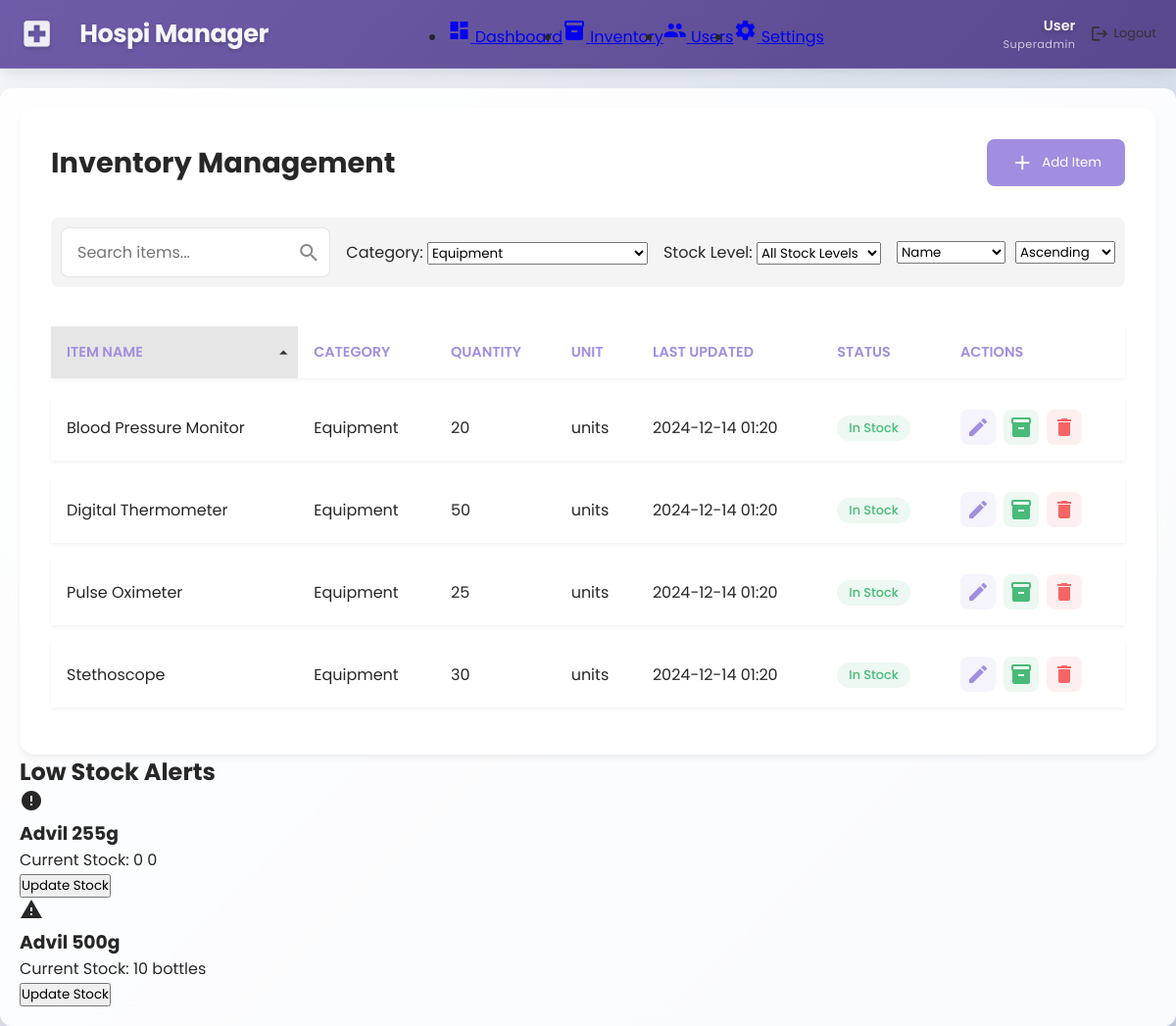
The page /view/admin/inventory.php?category=3 (signed in) on the database its author committed.
### tables this page shows
CREATE TABLE `items` (
  `item_id` int(11) NOT NULL,
  `category_id` int(11) NOT NULL,
  `name` varchar(100) NOT NULL,
  `description` text DEFAULT NULL,
  `quantity` int(11) NOT NULL DEFAULT 0,
  `unit` varchar(20) NOT NULL DEFAULT 'unit',
  `created_at` timestamp NOT NULL DEFAULT current_timestamp(),
  `last_updated` timestamp NOT NULL DEFAULT current_timestamp() ON UPDATE current_timestamp(),
  `minimum_quantity` int(11) NOT NULL DEFAULT 10
);

CREATE TABLE `categories` (
  `category_id` int(11) NOT NULL,
  `name` varchar(100) NOT NULL,
  `description` text DEFAULT NULL,
  `created_at` timestamp NOT NULL DEFAULT current_timestamp()
);

### functions/inventory_functions.php (called while the page is built, shortened)
<?php
function getLowStockItems($conn, $lowStockThreshold = 10) {
    $query = "SELECT i.*, c.name as category_name
              FROM items i
              LEFT JOIN categories c ON i.category_id = c.category_id
              WHERE i.quantity <= ?
              ORDER BY i.quantity ASC";
    $stmt = $conn->prepare($query);
    $stmt->bind_param("i", $lowStockThreshold);
    $stmt->execute();
    $result = $stmt->get_result();
    return $result->fetch_all(MYSQLI_ASSOC);
}

### view/admin/inventory.php (the view, shortened to what this page needs)
<?php
require_once BASE_PATH . '/functions/auth_functions.php';
require_once BASE_PATH . '/functions/inventory_functions.php';
require_once BASE_PATH . '/functions/dashboard_functions.php';
$userRole = $_SESSION['role'];
$fullName = $_SESSION['full_name'] ?? 'User';
$searchQuery = $_GET['search'] ?? '';
$categoryFilter = $_GET['category'] ?? '';
$sortColumn = $_GET['sort'] ?? 'name';
$sortOrder = $_GET['order'] ?? 'asc';
$validColumns = ['name', 'category_name', 'quantity', 'unit', 'last_updated', 'status'];
$sortColumn = in_array($sortColumn, $validColumns) ? $sortColumn : 'name';
$sortOrder = in_array(strtolower($sortOrder), ['asc', 'desc']) ? strtolower($sortOrder) : 'asc';
$query = "SELECT i.*, c.name as category_name,
          CASE
              WHEN i.quantity = 0 THEN 'Out of Stock'
              WHEN i.quantity <= 10 THEN 'Low Stock'
              ELSE 'In Stock'
          END as status
          FROM items i
          LEFT JOIN categories c ON i.category_id = c.category_id
          WHERE 1=1";
$params = [];
$types = '';
if (!empty($categoryFilter)) {
    $categoryCheckStmt = $conn->prepare("SELECT COUNT(*) as count FROM categories WHERE category_id = ?");
    $categoryCheckStmt->bind_param('i', $categoryFilter);
    $categoryCheckStmt->execute();
    $categoryCheckResult = $categoryCheckStmt->get_result()->fetch_assoc();
    if ($categoryCheckResult['count'] > 0) {
        $query .= " AND i.category_id = ?";
        $params[] = &$categoryFilter;
        $types .= 'i';
    } else {
        debugLog("Invalid category filter: " . $categoryFilter);
    }
}
if ($sortColumn === 'category_name') {
    $query .= " ORDER BY c.name {$sortOrder}";
} elseif ($sortColumn === 'last_updated') {
    $query .= " ORDER BY i.last_updated {$sortOrder}";
} elseif ($sortColumn === 'status') {
    $query .= " ORDER BY status {$sortOrder}";
} else {
    $query .= " ORDER BY i.{$sortColumn} {$sortOrder}";
}
$stmt = $conn->prepare($query);
if (!empty($params)) {
    array_unshift($params, $types);
    call_user_func_array([$stmt, 'bind_param'], $params);
}
$stmt->execute();
$result = $stmt->get_result();
$items = $result->fetch_all(MYSQLI_ASSOC);
$items = $items ?: [];
$lowStockItems = getLowStockItems($conn);
$lowStockItems = $lowStockItems ?: [];
?>
<!DOCTYPE html>
<html lang="en">
<head>
    <link rel="stylesheet" href="../../assets/css/dashboard.css">
    <link rel="stylesheet" href="../../assets/css/inventory.css">
</head>
<body>
    <div class="dashboard-container">
        <nav class="top-nav">
            <div class="nav-brand">
                <span class="material-icons">local_hospital</span>
                <span class="brand-name">Hospi Manager</span>
            </div>
            <ul class="nav-menu">
                <li>
                    <a href="dashboard.php">
                        <span class="material-icons">dashboard</span>
                        <span>Dashboard</span>
                    </a>
                </li>
                <li class="active">
                    <a href="inventory.php">
                        <span class="material-icons">inventory</span>
                        <span>Inventory</span>
                    </a>
                </li>
                <?php if ($userRole === 'superadmin'): ?>
                <li>
                    <a href="users.php">
                        <span class="material-icons">people</span>
                        <span>Users</span>
                    </a>
                </li>
                <?php endif; ?>
                <li>
                    <a href="settings.php">
                        <span class="material-icons">settings</span>
                        <span>Settings</span>
                    </a>
                </li>
            </ul>
            <div class="nav-profile">
                <div class="user-info">
                    <span class="user-name"><?= htmlspecialchars($fullName) ?></span>
                    <span class="user-role"><?= ucfirst(htmlspecialchars($userRole)) ?></span>
                </div>
                <a href="../../actions/logout.php" class="logout-btn" onclick="return confirm('Are you sure you want to logout?')">
                    <span class="material-icons">logout</span>
                    <span>Logout</span>
                </a>
            </div>
        </nav>
        <main class="main-content">
            <div class="inventory-container">
                <div class="content-header">
                    <h1>Inventory Management</h1>
                    <button class="add-btn" onclick="openModal('addItemModal')">
                        <span class="material-icons">add</span>
                        Add Item
                    </button>
                </div>
                <div class="filters-section">
                    <div class="search-filter">
                        <input type="text" id="searchInput" placeholder="Search items..." value="<?= htmlspecialchars($searchQuery) ?>">
                    </div>
                    <div class="filter-group">
                        <label for="categoryFilter">Category:</label>
                        <select id="categoryFilter" onchange="updateFilter('category', this.value)">
                            <?php
                            $categoryQuery = "SELECT category_id, name FROM categories ORDER BY name";
                            $categoryResult = $conn->query($categoryQuery);
                            while ($category = $categoryResult->fetch_assoc()) {
                                $selected = ($categoryFilter == $category['category_id']) ? 'selected' : '';
                                echo "<option value='{$category['category_id']}' $selected>" .
                                     htmlspecialchars($category['name']) . "</option>";
                            }
                            ?>
                        </select>
                    </div>
                    <div class="filter-group">
                        <label for="stockFilter">Stock Level:</label>
                        <select id="stockFilter" onchange="updateFilter('stock', this.value)">
                            <option value="">All Stock Levels</option>
                        </select>
                    </div>
                    <div class="sort-filter">
                        <select id="sortColumn" onchange="updateFilter('sort', this.value)">
                            <option value="name" <?= $sortColumn == 'name' ? 'selected' : '' ?>>Name</option>
                        </select>
                        <select id="sortOrder" onchange="updateFilter('order', this.value)">
                            <option value="asc" <?= $sortOrder == 'asc' ? 'selected' : '' ?>>Ascending</option>
                        </select>
                    </div>
                </div>
                <table class="inventory-table">
                    <thead>
                        <tr>
                            <th class="sortable" data-column="name">
                                Item Name
                                <?php if ($sortColumn === 'name'): ?>
                                    <span class="material-icons sort-icon">
                                    </span>
                                <?php endif; ?>
                            </th>
                            <th class="sortable" data-column="category_name">
                                Category
                            </th>
                            <th class="sortable" data-column="quantity">
                                Quantity
                            </th>
                            <th class="sortable" data-column="unit">
                                Unit
                            </th>
                            <th class="sortable" data-column="last_updated">
                                Last Updated
                            </th>
                            <th class="sortable" data-column="status">
                                Status
                            </th>
                            <th>Actions</th>
                        </tr>
                    </thead>
                    <tbody>
                        <?php foreach ($items as $item): ?>
                        <tr data-item-id="<?= $item['item_id'] ?>" data-category="<?= $item['category_id'] ?>"
                            data-stock="<?= $item['quantity'] <= 10 ? 'low' : ($item['quantity'] == 0 ? 'out' : 'available') ?>">
                            <td><?= htmlspecialchars($item['name']) ?></td>
                            <td><?= htmlspecialchars($item['category_name']) ?></td>
                            <td><?= $item['quantity'] ?></td>
                            <td><?= htmlspecialchars($item['unit']) ?></td>
                            <td><?= date('Y-m-d H:i', strtotime($item['last_updated'])) ?></td>
                            <td>
                                <span class="status-badge <?= $item['quantity'] <= 10 ? 'warning' : ($item['quantity'] == 0 ? 'danger' : 'success') ?>">
                                    <?= $item['status'] ?>
                                </span>
                            </td>
                            <td class="action-buttons">
                                <button class="action-btn edit-btn" onclick="editItem(<?= $item['item_id'] ?>)">
                                    <span class="material-icons">edit</span>
                                </button>
                                <button class="action-btn stock-btn" onclick="adjustStock(<?= $item['item_id'] ?>)">
                                    <span class="material-icons">inventory</span>
                                </button>
                                <?php if ($userRole === 'superadmin'): ?>
                                <button class="action-btn delete-btn" data-delete-id="<?= $item['item_id'] ?>" onclick="deleteItem(<?= $item['item_id'] ?>)">
                                    <span class="material-icons">delete</span>
                                </button>
                                <?php endif; ?>
                            </td>
                        </tr>
                        <?php endforeach; ?>
                    </tbody>
                </table>
            </div>
            <?php if (!empty($lowStockItems)): ?>
            <div class="alerts-section">
                <h2>Low Stock Alerts</h2>
                <div class="alerts-grid">
                    <?php foreach ($lowStockItems as $item): ?>
                    <div class="alert-card <?= $item['quantity'] == 0 ? 'danger' : 'warning' ?>">
                        <div class="alert-icon">
                            <span class="material-icons"><?= $item['quantity'] == 0 ? 'error' : 'warning' ?></span>
                        </div>
                        <div class="alert-content">
                            <h3><?= htmlspecialchars($item['name']) ?></h3>
                            <p>Current Stock: <?= $item['quantity'] ?> <?= htmlspecialchars($item['unit']) ?></p>
                            <button class="btn" onclick="adjustStock(<?= $item['item_id'] ?>)">
                                Update Stock
                            </button>
                        </div>
                    </div>
                    <?php endforeach; ?>
                </div>
            </div>
            <?php endif; ?>
        </main>
    </div>
</body>
</html>

### assets/css/dashboard.css (style rules this page uses)
:root { --primary-color: rgb(161, 142, 224); --primary-light: rgba(161, 142, 224, 0.1); --primary-dark: rgb(131, 112, 194); --success-color: rgb(72, 187, 120); --warning-color: rgb(246, 173, 85); --danger-color: rgb(245, 101, 101); --text-dark: rgb(39, 39, 39); --text-light: rgb(107, 114, 128); --white: #ffffff; --background: rgb(249, 250, 251); --nav-height: 4rem; }
* { margin: 0; padding: 0; box-sizing: border-box; font-family: 'Poppins', sans-serif; }
body, html { margin: 0; padding: 0; width: 100%; height: 100%; font-family: 'Poppins', sans-serif; background: linear-gradient(135deg, #f5f7fa 0%, #c3cfe2 100%); background-attachment: fixed; overflow-x: hidden; }
body { color: var(--text-dark); min-height: 100vh; padding-top: 70px; }
.dashboard-container { display: flex; min-height: 100vh; padding-top: 65px; width: 100%; }
.main-content { flex-grow: 1; margin-top: 20px; padding: 20px; max-width: 1200px; width: 100%; margin-left: auto; margin-right: auto; background: rgba(255, 255, 255, 0.9); border-radius: 12px; box-shadow: 0 10px 25px rgba(0, 0, 0, 0.1); backdrop-filter: blur(10px); }
.top-nav { position: fixed; margin-top: 0px; top: 0; left: 0; right: 0; display: flex; justify-content: space-between; align-items: center; height: 70px; background: linear-gradient(135deg, rgba(95, 75, 160, 0.9) 0%, rgba(75, 55, 130, 0.9) 100%); box-shadow: 0 4px 15px rgba(0, 0, 0, 0.1); z-index: 1000; padding: 0 40px; backdrop-filter: blur(10px); border-bottom: 1px solid rgba(255, 255, 255, 0.1); }
.top-nav { display: flex; justify-content: space-between; align-items: center; padding: 10px 20px; }
.nav-brand { display: flex; align-items: center; gap: 1rem; }
.nav-brand .material-icons { color: rgba(255, 255, 255, 0.9); font-size: 2.2rem; margin-right: 10px; text-shadow: 0 2px 4px rgba(0, 0, 0, 0.2); }
.nav-brand .brand-name { color: rgba(255, 255, 255, 0.95); font-size: 1.6rem; font-weight: 700; letter-spacing: -0.5px; text-shadow: 0 2px 4px rgba(0, 0, 0, 0.2); }
.nav-menu { display: flex; align-items: center; }
.nav-profile { display: flex; align-items: center; gap: 15px; }
.user-info { display: flex; flex-direction: column; align-items: flex-end; }
.user-name { font-weight: 600; font-size: 0.9rem; color: rgba(255, 255, 255, 0.95); text-shadow: 0 2px 4px rgba(0, 0, 0, 0.2); }
.user-role { font-size: 0.7rem; color: rgba(255, 255, 255, 0.7); letter-spacing: 0.5px; text-transform: capitalize; }
.logout-btn { display: flex; align-items: center; gap: 5px; text-decoration: none; color: #333; font-size: 0.8rem; }
.logout-btn .material-icons { font-size: 1.2rem; }
.filters-section { display: flex; justify-content: space-between; align-items: center; margin-bottom: 20px; padding: 10px; background-color: #f4f4f4; border-radius: 8px; }
.search-filter { position: relative; flex-grow: 1; }
.search-filter input { width: 100%; padding: 10px 40px 10px 15px; border: 1px solid #ddd; border-radius: 5px; font-size: 14px; }

### view/admin/inventory.php (style rules this page uses)
.sortable { cursor: pointer; user-select: none; position: relative; transition: background-color 0.2s ease; }
.sortable .sort-icon { position: absolute; right: 5px; top: 50%; transform: translateY(-50%); color: #666; font-size: 20px; opacity: 0.7; }
.sortable.active-sort { background-color: #e6e6e6; }
.sortable.active-sort .sort-icon { opacity: 1; color: #333; }
.sort-filter { display: flex; gap: 10px; }

### rows shown on the page
items: name "Blood Pressure Monitor", category.name "Equipment", quantity "20", unit "units", last_updated "2024-12-14 01:20", status "In Stock"
items: name "Digital Thermometer", category.name "Equipment", quantity "50", unit "units", last_updated "2024-12-14 01:20", status "In Stock"
items: name "Pulse Oximeter", category.name "Equipment", quantity "25", unit "units", last_updated "2024-12-14 01:20", status "In Stock"
items: name "Stethoscope", category.name "Equipment", quantity "30", unit "units", last_updated "2024-12-14 01:20", status "In Stock"
items: name "Advil 255g", quantity "0", unit "0"
items: name "Advil 500g", quantity "10", unit "bottles"

### other values the page prints
$fullName "User"
$userRole "Superadmin"
form field value "Equipment"
